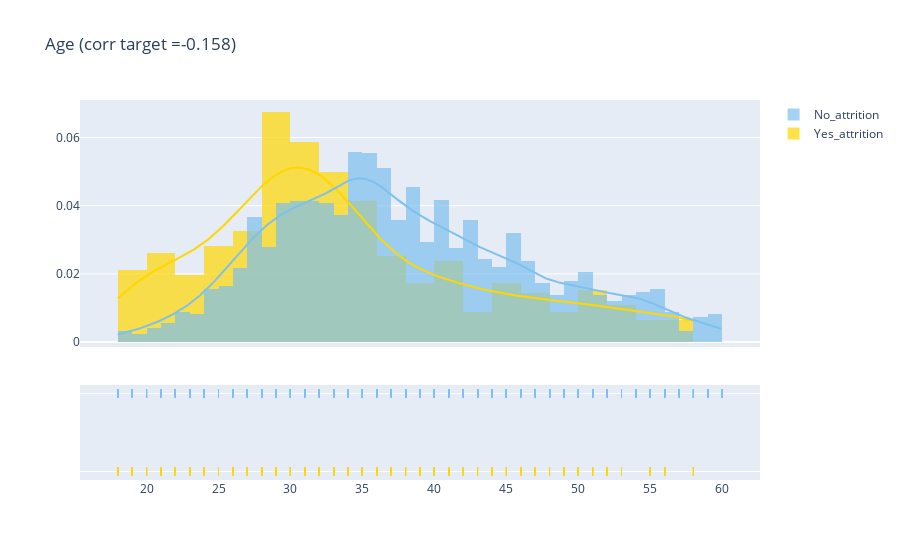
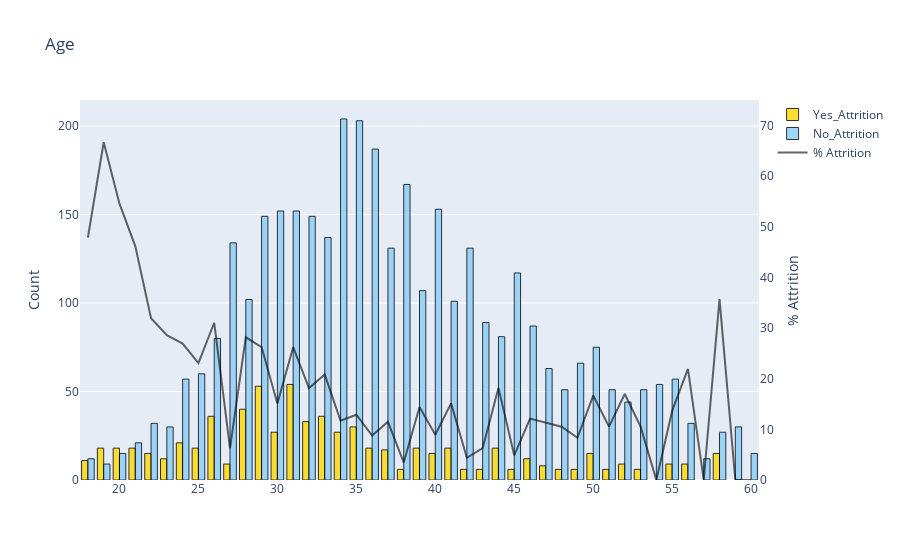

The code cell stored with these charts, in order, in its notebook:
### Code cell
plot_distribution('Age', False)
barplot('Age', False)
plot_distribution('Daily_Rate', 100)
plot_distribution('Distance_From_Home', False)
barplot('Distance_From_Home', False)
plot_distribution('Hourly_Rate', False)
plot_distribution('Monthly_Income', 100)
plot_distribution('Monthly_Rate', 100)
plot_distribution('Num_Companies_Worked', False)
barplot('Num_Companies_Worked',False)
plot_distribution('Percent_Salary_Hike', False)
barplot('Percent_Salary_Hike', False) 
plot_distribution('Total_Working_Years', False)
barplot('Total_Working_Years', False)
plot_distribution('Training_Times_Last_Year', False)
barplot('Training_Times_Last_Year',False)
plot_distribution('Years_At_Company', False)
barplot('Years_At_Company', False)
plot_distribution('Years_In_Current_Role', False)
barplot('Years_In_Current_Role', False)
plot_distribution('Years_Since_Last_Promotion', False)
barplot('Years_Since_Last_Promotion', False)
plot_distribution('Years_With_Current_Manager', False)
barplot('Years_With_Current_Manager', False)

### Figure 1 — Plotly figure (JSON) as saved in the notebook; plotly's stock layout.template omitted (floating-point values rounded to 4 significant figures; data arrays with more than 128 entries replaced by an {"elided": "..."} marker saying what was removed)
{"data": [{"autobinx": false, "histnorm": "probability density", "legendgroup": "Yes_attrition", "marker": {"color": "#FFD700"}, "name": "Yes_attrition", "opacity": 0.7, "type": "histogram", "x": {"elided": "705 int values"}, "xaxis": "x", "xbins": {"end": 58, "size": false, "start": 18}, "yaxis": "y"}, {"autobinx": false, "histnorm": "probability density", "legendgroup": "No_attrition", "marker": {"color": "#7EC0EE"}, "name": "No_attrition", "opacity": 0.7, "type": "histogram", "x": {"elided": "3677 int values"}, "xaxis": "x", "xbins": {"end": 60, "size": false, "start": 18}, "yaxis": "y"}, {"legendgroup": "Yes_attrition", "marker": {"color": "#FFD700"}, "mode": "lines", "name": "Yes_attrition", "showlegend": false, "type": "scatter", "x": {"elided": "500 float values"}, "xaxis": "x", "y": {"elided": "500 float values"}, "yaxis": "y"}, {"legendgroup": "No_attrition", "marker": {"color": "#7EC0EE"}, "mode": "lines", "name": "No_attrition", "showlegend": false, "type": "scatter", "x": {"elided": "500 float values"}, "xaxis": "x", "y": {"elided": "500 float values"}, "yaxis": "y"}, {"legendgroup": "Yes_attrition", "marker": {"color": "#FFD700", "symbol": "line-ns-open"}, "mode": "markers", "name": "Yes_attrition", "showlegend": false, "type": "scatter", "x": {"elided": "705 int values"}, "xaxis": "x", "y": {"elided": "705 str values"}, "yaxis": "y2"}, {"legendgroup": "No_attrition", "marker": {"color": "#7EC0EE", "symbol": "line-ns-open"}, "mode": "markers", "name": "No_attrition", "showlegend": false, "type": "scatter", "x": {"elided": "3677 int values"}, "xaxis": "x", "y": {"elided": "3677 str values"}, "yaxis": "y2"}], "layout": {"barmode": "overlay", "hovermode": "closest", "legend": {"traceorder": "reversed"}, "title": {"text": "Age (corr target =-0.158)"}, "xaxis": {"anchor": "y2", "domain": [0, 1], "zeroline": false}, "yaxis": {"anchor": "free", "domain": [0.35, 1], "position": 0}, "yaxis2": {"anchor": "x", "domain": [0, 0.25], "dtick": 1, "showticklabels": false}}}

### Figure 2 — Plotly figure (JSON) as saved in the notebook; plotly's stock layout.template omitted (floating-point values rounded to 4 significant figures)
{"data": [{"marker": {"color": "gold", "line": {"color": "#000000", "width": 1}}, "name": "Yes_Attrition", "opacity": 0.8, "type": "bar", "x": [31, 29, 28, 26, 33, 32, 35, 30, 34, 24, 25, 36, 44, 21, 20, 41, 19, 39, 37, 22, 58, 40, 50, 23, 46, 18, 27, 55, 52, 56, 47, 38, 49, 45, 51, 43, 53, 42, 48], "y": [54, 53, 40, 36, 36, 33, 30, 27, 27, 21, 18, 18, 18, 18, 18, 18, 18, 18, 17, 15, 15, 15, 15, 12, 12, 11, 9, 9, 9, 9, 8, 6, 6, 6, 6, 6, 6, 6, 6]}, {"marker": {"color": "lightskyblue", "line": {"color": "#000000", "width": 1}}, "name": "No_Attrition", "opacity": 0.8, "type": "bar", "x": [34, 35, 36, 38, 40, 30, 31, 29, 32, 33, 27, 37, 42, 45, 39, 28, 41, 43, 46, 44, 26, 50, 49, 47, 25, 24, 55, 54, 48, 51, 53, 52, 22, 56, 59, 23, 58, 21, 20, 60, 57, 18, 19], "y": [204, 203, 187, 167, 153, 152, 152, 149, 149, 137, 134, 131, 131, 117, 107, 102, 101, 89, 87, 81, 80, 75, 66, 63, 60, 57, 57, 54, 51, 51, 51, 44, 32, 32, 30, 30, 27, 21, 15, 15, 12, 12, 9]}, {"marker": {"color": "black", "line": {"color": "#000000", "width": 0.5}}, "name": "% Attrition", "opacity": 0.6, "type": "scatter", "x": [18, 19, 20, 21, 22, 23, 24, 25, 26, 27, 28, 29, 30, 31, 32, 33, 34, 35, 36, 37, 38, 39, 40, 41, 42, 43, 44, 45, 46, 47, 48, 49, 50, 51, 52, 53, 54, 55, 56, 57, 58, 59, 60], "y": [47.83, 66.67, 54.55, 46.15, 31.91, 28.57, 26.92, 23.08, 31.03, 6.294, 28.17, 26.24, 15.08, 26.21, 18.13, 20.81, 11.69, 12.88, 8.78, 11.49, 3.468, 14.4, 8.929, 15.13, 4.38, 6.316, 18.18, 4.878, 12.12, 11.27, 10.53, 8.333, 16.67, 10.53, 16.98, 10.53, 0, 13.64, 21.95, 0, 35.71, 0, 0], "yaxis": "y2"}], "layout": {"title": {"text": "Age"}, "yaxis": {"title": {"text": "Count"}}, "yaxis2": {"anchor": "x", "overlaying": "y", "range": [0, 75], "showgrid": false, "side": "right", "title": {"text": "% Attrition"}, "zeroline": false}}}
